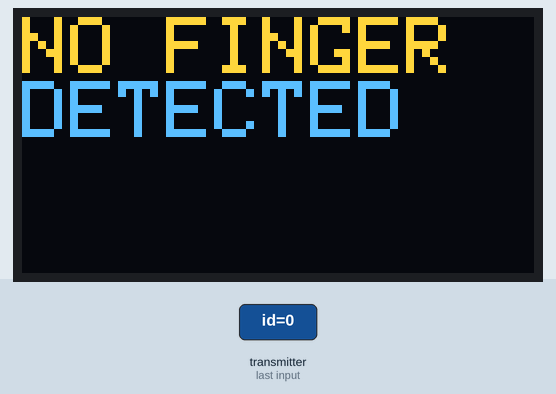
Bench run of a sketch on a simulated ESP32. Shown: 128×64 one-colour display. The test bench sets the inputs (shaded band). The OLED is the two-colour kind (top 16 rows yellow); WiFi joins after 1.5 s; servers stay silent unless stated; uploads are accepted with an empty reply; what the sketch prints to the serial monitor is not drawn.

2.8 s: the transmitter starts sending id = 0
Above: at 3.9 s.
Timing chart, 0 to 5.8 s (numbered marks = the images above; inputs shaded):
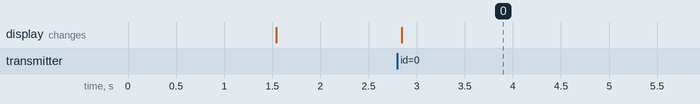

Measured:
- after the input at 2.8 s, the display: changes after 0.05 s (image 0)

The sketch:

receive_eps32.ino
```cpp
#include <esp_now.h>
#include <WiFi.h>
#include <HTTPClient.h>
#include <Adafruit_GFX.h>
#include <Adafruit_SSD1306.h>

#define CHANNEL 1
bool sendHTTPReq = false;

// Replace with your network credentials
const char* ssid = "CSW1";
const char* password = "DESKTOP123";

// Local server settings - change the IP Address
const char* serverName = "http://192.168.137.247/sensor-api/PRINT.php";

// Declaration for SSD1306 display connected using I2C
#define SCREEN_WIDTH 128 // OLED display width, in pixels
#define SCREEN_HEIGHT 64 // OLED display height, in pixels
#define OLED_RESET     -1 // Reset pin
#define SCREEN_ADDRESS 0x3C
Adafruit_SSD1306 display(SCREEN_WIDTH, SCREEN_HEIGHT, &Wire, OLED_RESET);

typedef struct struct_message {
  int id;
  int IR;
  int BPM;
  int SPO2;
  int TEMP;
}struct_message;

struct_message data;

// Create a structure to hold the readings from each board
struct_message board1;
// struct_message board2;
// struct_message board3;

struct_message boardsStruct[1] = {board1};

// Init ESP Now with fallback
void InitESPNow() {
  WiFi.disconnect();
  if (esp_now_init() == ESP_OK) {
    Serial.println("ESPNow Init Success");
  }
  else {
    Serial.println("ESPNow Init Failed");
    // Retry InitESPNow, add a counter and then restart?
    // InitESPNow();
    // or Simply Restart
    ESP.restart();
  }
}

// config AP SSID
void configDeviceAP() {
  const char *SSID = "Slave_1";
  bool result = WiFi.softAP(SSID, "Slave_1_Password", CHANNEL, 0);
  if (!result) {
    Serial.println("AP Config failed.");
  } else {
    Serial.println("AP Config Success. Broadcasting with AP: " + String(SSID));
    Serial.print("AP CHANNEL "); Serial.println(WiFi.channel());
  }
}

void setup() {

  Serial.begin(115200);
  Serial.println("ESPNow/Basic/Slave Example");
  WiFi.mode(WIFI_AP_STA);

  WiFi.disconnect();
  WiFi.begin(ssid, password);
  Serial.println("Connecting");
  while (WiFi.status() != WL_CONNECTED)
  {
    delay(500);
    Serial.print(".");
  }
  Serial.println("");
  Serial.print("Connected to WiFi network with IP Address: ");
  Serial.println(WiFi.localIP());

  // configure device AP mode
  configDeviceAP();
  // This is the mac address of the Slave in AP Mode
  Serial.print("AP MAC: "); Serial.println(WiFi.softAPmacAddress());
  // Init ESPNow with a fallback logic
  InitESPNow();
  // Once ESPNow is successfully Init, we will register for recv CB to
  // get recv packer info.

  esp_now_register_recv_cb(OnDataRecv);

  Serial.println("Initializing...");

  // display
  if (!display.begin(SSD1306_SWITCHCAPVCC, SCREEN_ADDRESS))
  {
    Serial.println(F("SSD1306 allocation failed"));
    for (;;);
  }
  // Clear the display buffer.
  display.clearDisplay();

}

// callback when data is recv from Master
void OnDataRecv(const uint8_t *mac_addr, const uint8_t *incomingData, int data_len) {
  char macStr[18];
  snprintf(macStr, sizeof(macStr), "%02x:%02x:%02x:%02x:%02x:%02x",
           mac_addr[0], mac_addr[1], mac_addr[2], mac_addr[3], mac_addr[4], mac_addr[5]);
  Serial.print("Last Packet Recv from: "); Serial.println(macStr);
  Serial.print("Last Packet Recv Data: ");
  // Serial.println(*data);

  // Update the structures with the new incoming data
  memcpy(&data, incomingData, sizeof(data));
  Serial.printf("SLAVE ID %u: %u bytes\n", data.id, data_len);
  // Update the structures with the new incoming data
  boardsStruct[data.id-1].IR = data.IR;
  boardsStruct[data.id-1].BPM = data.BPM;
  boardsStruct[data.id-1].SPO2 = data.SPO2;
  boardsStruct[data.id-1].TEMP = data.TEMP;
  Serial.printf("BOARD ID: %d \n", data.id);
  Serial.printf("IR value: %d \n", boardsStruct[data.id-1].IR);
  Serial.printf("BPM value: %d \n", boardsStruct[data.id-1].BPM);
  Serial.printf("SPO2 value: %d \n", boardsStruct[data.id-1].SPO2);
  Serial.printf("TEMP value: %d \n", boardsStruct[data.id-1].TEMP);

  Serial.println();

  //Display
    // display info
  if (data.IR < 5000) {
    display.clearDisplay();
    display.setTextSize(2);
    display.setTextColor(SSD1306_WHITE);
    display.setCursor(0, 0);
    display.println("NO FINGER DETECTED");
    display.display();
  }
  else
  {
    // Display heart rate and temperature on OLED
    display.clearDisplay();
    display.setTextSize(1);
    display.setTextColor(SSD1306_WHITE);
    display.setCursor(0, 0);
    display.print("IR VALUE= ");
    display.println(data.IR);
    display.println(" ");
    display.print("HEARTRATE: ");
    display.println(data.BPM);
    display.println(" ");
    display.print("SPO2 LEVEL: ");
    display.println(data.SPO2);
    display.println(" ");
    display.print("TEMP(C): ");
    display.println(data.TEMP);
    display.display();
  }

  Serial.println();
  sendHTTPReq = true;

}

void loop() {
  if (sendHTTPReq) {
    // Send data to the local server
    Serial.println(sendHTTPReq);
    HTTPSendMode();
    if (WiFi.status() == WL_CONNECTED)
    {
      HTTPClient http;
      http.begin(String(serverName));
      String postData = "SLAVE_ID=" + String(data.id) +
                      "&BPM=" + String(data.BPM) +
                      "&TEMPERATURE=" + String(data.TEMP) +
                      "&SPO2=" + String(data.SPO2);
      http.addHeader("Content-Type", "application/x-www-form-urlencoded");
      int httpResponseCode = http.POST(postData);

      if (httpResponseCode > 0)
      {
        Serial.print("HTTP Response code: ");
        Serial.println(httpResponseCode);
      }
      else
      {
        Serial.print("Error code: ");
        Serial.println(httpResponseCode);
      }

      Serial.println("Data Sent to Server");
      http.end();

    }

  sendHTTPReq = false;

  }
}

void HTTPSendMode() {
    WiFi.disconnect();
    WiFi.begin(ssid, password);
    Serial.println("Connecting");
    while (WiFi.status() != WL_CONNECTED)
    {
      delay(500);
      Serial.print(".");
    }
    Serial.println("");
    Serial.print("Connected to WiFi network with IP Address: ");
    Serial.println(WiFi.localIP());
    Serial.println("HTTP MODE ON");
    WiFi.printDiag(Serial);
}
```

receive_slave.ino
```cpp

```

send_master.ino
```cpp

```
